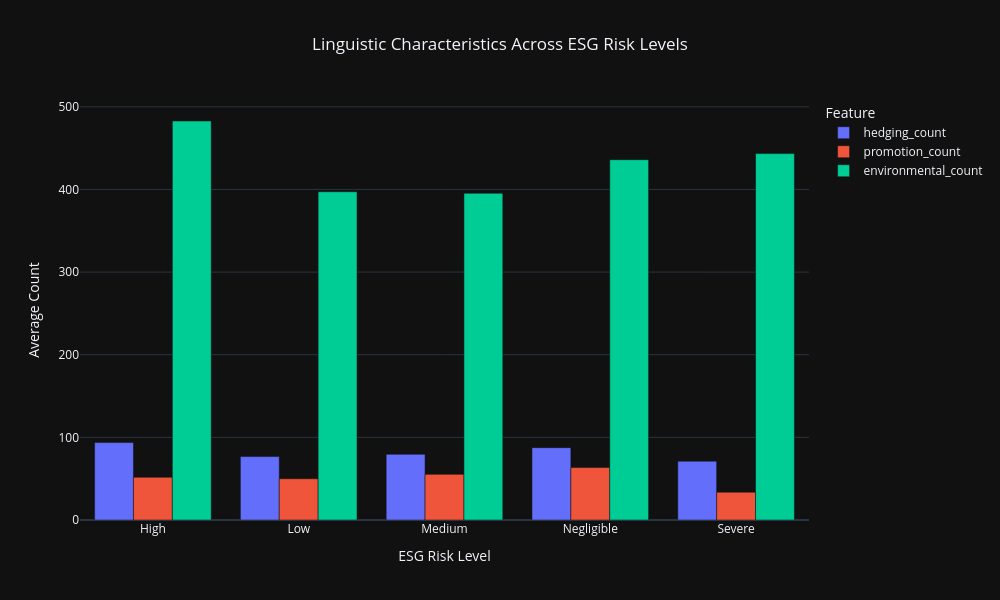

This figure's notebook cell:
### Code cell
import plotly.express as px

rq1_melted = rq1_df.melt(
    id_vars="ESG Risk Level",
    var_name="Feature",
    value_name="Average Count"
)

fig = px.bar(
    rq1_melted,
    x="ESG Risk Level",
    y="Average Count",
    color="Feature",
    barmode="group",
    title="Linguistic Characteristics Across ESG Risk Levels",
    template="plotly_dark"
)

fig.update_layout(
    width=1000,
    height=600,
    title_x=0.5
)

fig.show()

### Figure 1 — Plotly figure (JSON) as saved in the notebook; plotly's stock layout.template omitted (floating-point values rounded to 4 significant figures)
{"data": [{"alignmentgroup": "True", "hovertemplate": "Feature=hedging_count<br>ESG Risk Level=%{x}<br>Average Count=%{y}<extra></extra>", "legendgroup": "hedging_count", "marker": {"color": "#636efa", "pattern": {"shape": ""}}, "name": "hedging_count", "offsetgroup": "hedging_count", "orientation": "v", "showlegend": true, "textposition": "auto", "type": "bar", "x": ["High", "Low", "Medium", "Negligible", "Severe"], "xaxis": "x", "y": [93.64, 76.74, 79.51, 87.55, 71.2], "yaxis": "y"}, {"alignmentgroup": "True", "hovertemplate": "Feature=promotion_count<br>ESG Risk Level=%{x}<br>Average Count=%{y}<extra></extra>", "legendgroup": "promotion_count", "marker": {"color": "#EF553B", "pattern": {"shape": ""}}, "name": "promotion_count", "offsetgroup": "promotion_count", "orientation": "v", "showlegend": true, "textposition": "auto", "type": "bar", "x": ["High", "Low", "Medium", "Negligible", "Severe"], "xaxis": "x", "y": [51.7, 49.89, 55.23, 63.45, 33.6], "yaxis": "y"}, {"alignmentgroup": "True", "hovertemplate": "Feature=environmental_count<br>ESG Risk Level=%{x}<br>Average Count=%{y}<extra></extra>", "legendgroup": "environmental_count", "marker": {"color": "#00cc96", "pattern": {"shape": ""}}, "name": "environmental_count", "offsetgroup": "environmental_count", "orientation": "v", "showlegend": true, "textposition": "auto", "type": "bar", "x": ["High", "Low", "Medium", "Negligible", "Severe"], "xaxis": "x", "y": [482.8, 397.2, 395.3, 436.0, 443.4], "yaxis": "y"}], "layout": {"barmode": "group", "height": 600, "legend": {"title": {"text": "Feature"}, "tracegroupgap": 0}, "title": {"text": "Linguistic Characteristics Across ESG Risk Levels", "x": 0.5}, "width": 1000, "xaxis": {"anchor": "y", "domain": [0, 1], "title": {"text": "ESG Risk Level"}}, "yaxis": {"anchor": "x", "domain": [0, 1], "title": {"text": "Average Count"}}}}
